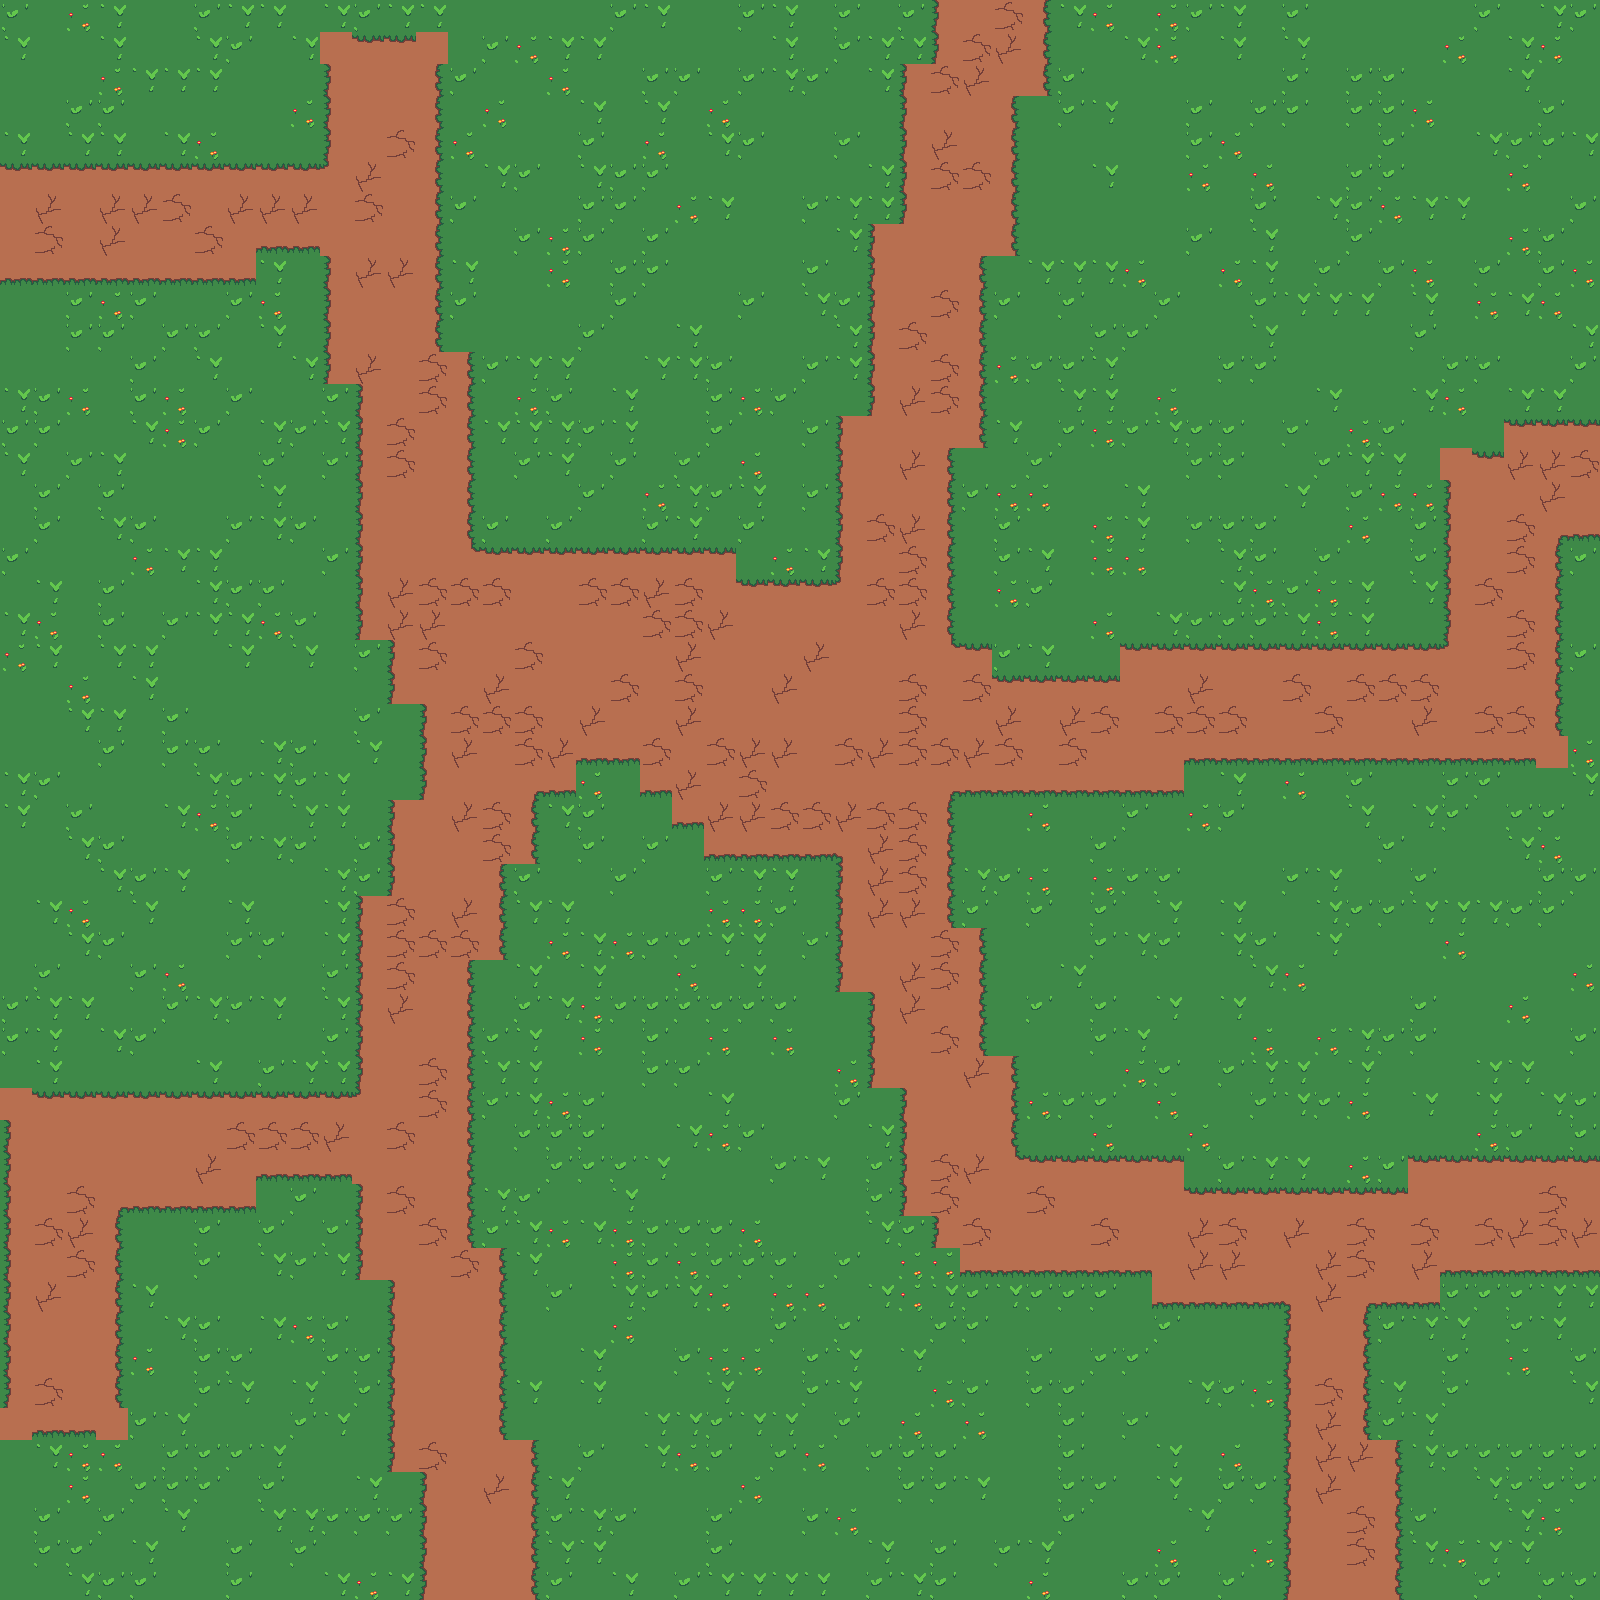

The image is a tile-based game level rendered from a .tmx file. Its description and source (layers, tilesets, objects; grid data summarised) follow:
An orthogonal 50x50 tile map with 32x32 px tiles, 1 tile layer (Ground), 2 tilesets and 14 objects (2x Enemy).

<map version="1.10" tiledversion="1.11.2" orientation="orthogonal" renderorder="right-down" width="50" height="50" tilewidth="32" tileheight="32" infinite="0" nextlayerid="4" nextobjectid="18">
 <editorsettings>
  <export target="testMap.lua" format="lua" />
 </editorsettings>
 <tileset firstgid="1" name="Objects" tilewidth="32" tileheight="64" tilecount="1" columns="0">
  <grid orientation="orthogonal" width="1" height="1" />
  <tile id="0">
   <properties>
    <property name="resourceType" value="tree" />
   </properties>
   <image source="../objects/tree1.png" width="32" height="64" />
  </tile>
 </tileset>
 <tileset firstgid="2" name="my1" tilewidth="32" tileheight="32" tilecount="100" columns="10">
  <image source="../tilesets/my1.png" width="320" height="320" />
  <tile id="0" probability="0.3" />
  <tile id="1" probability="0.2" />
  <tile id="2" probability="0.1" />
  <tile id="3" probability="0.65" />
  <tile id="14" probability="0.7" />
  <tile id="15" probability="0.3" />
  <tile id="16" probability="0.3" />
 </tileset>
 <layer id="1" name="Ground" width="50" height="50">
  <data>[2500 cells, 2500 non-empty, 15 distinct tile ids]</data>
 </layer>
 <objectgroup id="2" name="Objects">
  <object id="1" gid="1" x="480" y="704" width="32" height="64" />
  <object id="2" gid="1" x="512" y="704" width="32" height="64" />
  <object id="3" gid="1" x="544" y="704" width="32" height="64" />
  <object id="4" gid="1" x="480" y="640" width="32" height="64" />
  <object id="5" gid="1" x="512" y="640" width="32" height="64" />
  <object id="6" gid="1" x="544" y="640" width="32" height="64" />
  <object id="7" gid="1" x="480" y="576" width="32" height="64" />
  <object id="8" gid="1" x="512" y="576" width="32" height="64" />
  <object id="9" gid="1" x="544" y="576" width="32" height="64" />
  <object id="10" gid="1" x="480" y="512" width="32" height="64" />
  <object id="12" gid="1" x="512" y="512" width="32" height="64" />
  <object id="13" gid="1" x="544" y="512" width="32" height="64" />
 </objectgroup>
 <objectgroup id="3" name="Entities">
  <object id="16" type="Enemy" x="416" y="832">
   <point />
  </object>
  <object id="17" type="Enemy" x="800" y="768">
   <point />
  </object>
 </objectgroup>
</map>